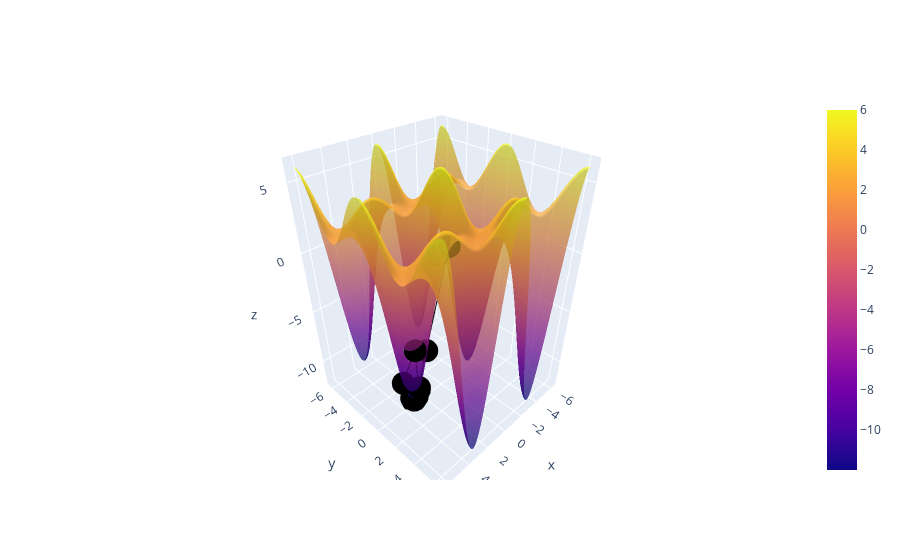

Notebook code for this chart:
### Code cell
surface_plot = go.Surface(x=np.linspace(-2*np.pi, 2*np.pi, 100), y=np.linspace(-2*np.pi, 2*np.pi, 100), z=cost_function_values_matrix, opacity=0.7)
optimizer_path = go.Scatter3d(
    x=[theta0 for theta0, _, _ in callback_list], y=[theta1 for _, theta1, _ in callback_list], z=[np.real(energy) for _, _, energy in callback_list], line=dict(
        color='black',
    )
)
fig = go.Figure(data=[optimizer_path, surface_plot])
fig.show()
